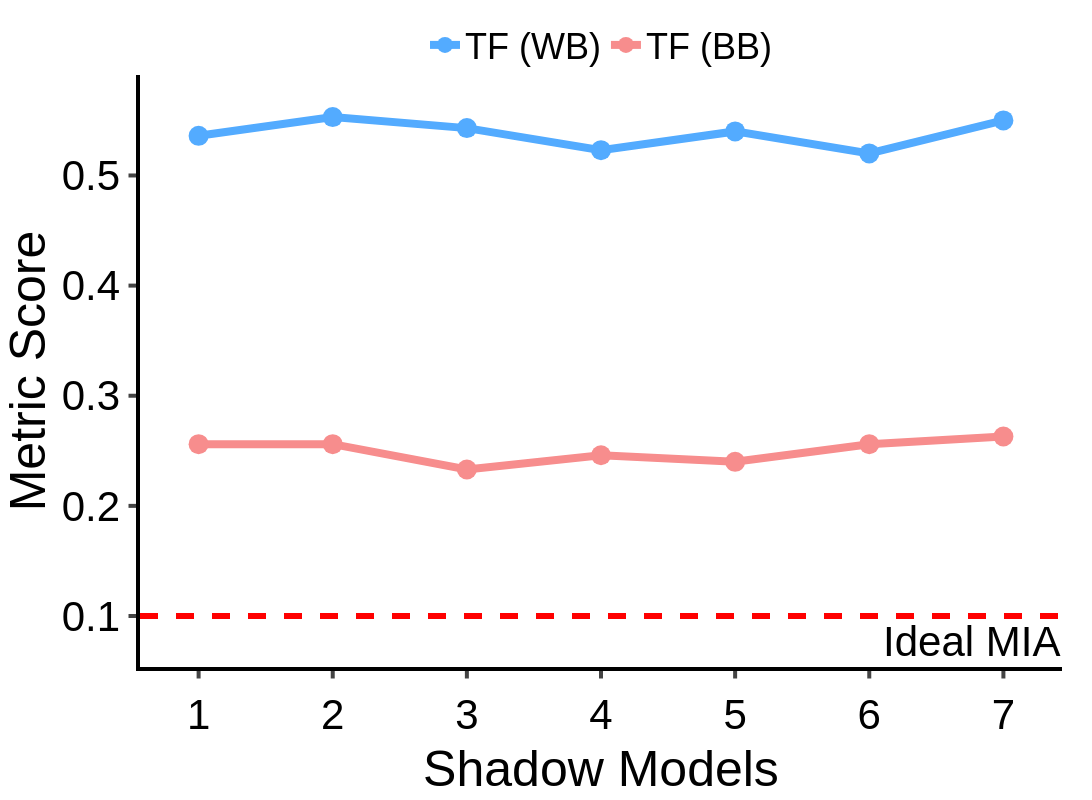

Notebook code cell kept with this figure:
### Code cell
df = {"Shadow Models": shadow_models, "TF (WB)": shadow_models_wb, "TF (BB)": shadow_models_bb}

fig = px.line(
    data_frame=df,
    x="Shadow Models",
    y=["TF (WB)", "TF (BB)"],
    markers=True,
)
fig.data[0].line.color = "#53abff"
fig.data[1].line.color = "#f78d8d"
fig.add_hline(y=0.1, line_dash="dash", line_color="red", annotation_text="Ideal MIA", annotation_position="bottom right", line_width=6)
fig.update_layout(
    xaxis=dict(
        tickmode='array',
        tickvals=shadow_models,
    ),
)
fig.update_xaxes(
    ticks="outside", tickwidth=4, ticklen=7.5, linewidth=4, linecolor="black", tickangle=0, title_font_family="Helvetica", tickfont_family="Helvetica", tickfont_size=FONT_SIZE+10,
)
fig.update_yaxes(
    ticks="outside", tickwidth=4, ticklen=7.5, linewidth=4, linecolor="black", title = "Metric Score", tickangle=0, title_font_family="Helvetica", tickfont_family="Helvetica", tickfont_size=FONT_SIZE+10,
)
fig.update_traces(marker=dict(size=20), line=dict(width=8))

customize_figure_layout(fig)
save_and_display_figure(fig, "diabetes_tf_dcr_shadow_models", plots_dir)

### Figure 1 — Plotly figure (JSON) as saved in the notebook; plotly's stock layout.template omitted (floating-point values rounded to 4 significant figures)
{"data": [{"hovertemplate": "variable=TF (WB)<br>Shadow Models=%{x}<br>value=%{y}<extra></extra>", "legendgroup": "TF (WB)", "line": {"color": "#53abff", "dash": "solid", "width": 8}, "marker": {"size": 20, "symbol": "circle"}, "mode": "lines+markers", "name": "TF (WB)", "orientation": "v", "showlegend": true, "type": "scatter", "x": [1, 2, 3, 4, 5, 6, 7], "xaxis": "x", "y": [0.536, 0.553, 0.543, 0.523, 0.54, 0.52, 0.55], "yaxis": "y"}, {"hovertemplate": "variable=TF (BB)<br>Shadow Models=%{x}<br>value=%{y}<extra></extra>", "legendgroup": "TF (BB)", "line": {"color": "#f78d8d", "dash": "solid", "width": 8}, "marker": {"size": 20, "symbol": "circle"}, "mode": "lines+markers", "name": "TF (BB)", "orientation": "v", "showlegend": true, "type": "scatter", "x": [1, 2, 3, 4, 5, 6, 7], "xaxis": "x", "y": [0.256, 0.256, 0.233, 0.246, 0.24, 0.256, 0.263], "yaxis": "y"}], "layout": {"annotations": [{"showarrow": false, "text": "Ideal MIA", "x": 1, "xanchor": "right", "xref": "x domain", "y": 0.1, "yanchor": "top", "yref": "y"}], "font": {"color": "black", "family": "Helvetica", "size": 42}, "height": 800, "legend": {"font": {"size": 36}, "orientation": "h", "title": {"font": {"family": "Helvetica"}, "text": ""}, "tracegroupgap": 0, "valign": "top", "x": 0.5, "xanchor": "center", "y": 1, "yanchor": "bottom"}, "margin": {"b": 25, "l": 30, "r": 30, "t": 75}, "plot_bgcolor": "white", "shapes": [{"line": {"color": "red", "dash": "dash", "width": 6}, "type": "line", "x0": 0, "x1": 1, "xref": "x domain", "y0": 0.1, "y1": 0.1, "yref": "y"}], "title": {"font": {"family": "Helvetica"}, "x": 0.5, "y": 0.975}, "width": 1100, "xaxis": {"anchor": "y", "domain": [0, 1], "linecolor": "black", "linewidth": 4, "tickangle": 0, "tickfont": {"family": "Helvetica", "size": 42}, "ticklen": 7.5, "tickmode": "array", "ticks": "outside", "tickvals": [1, 2, 3, 4, 5, 6, 7], "tickwidth": 4, "title": {"font": {"family": "Helvetica"}, "text": "Shadow Models"}}, "yaxis": {"anchor": "x", "domain": [0, 1], "linecolor": "black", "linewidth": 4, "tickangle": 0, "tickfont": {"family": "Helvetica", "size": 42}, "ticklen": 7.5, "ticks": "outside", "tickwidth": 4, "title": {"font": {"family": "Helvetica"}, "text": "Metric Score"}}}}
